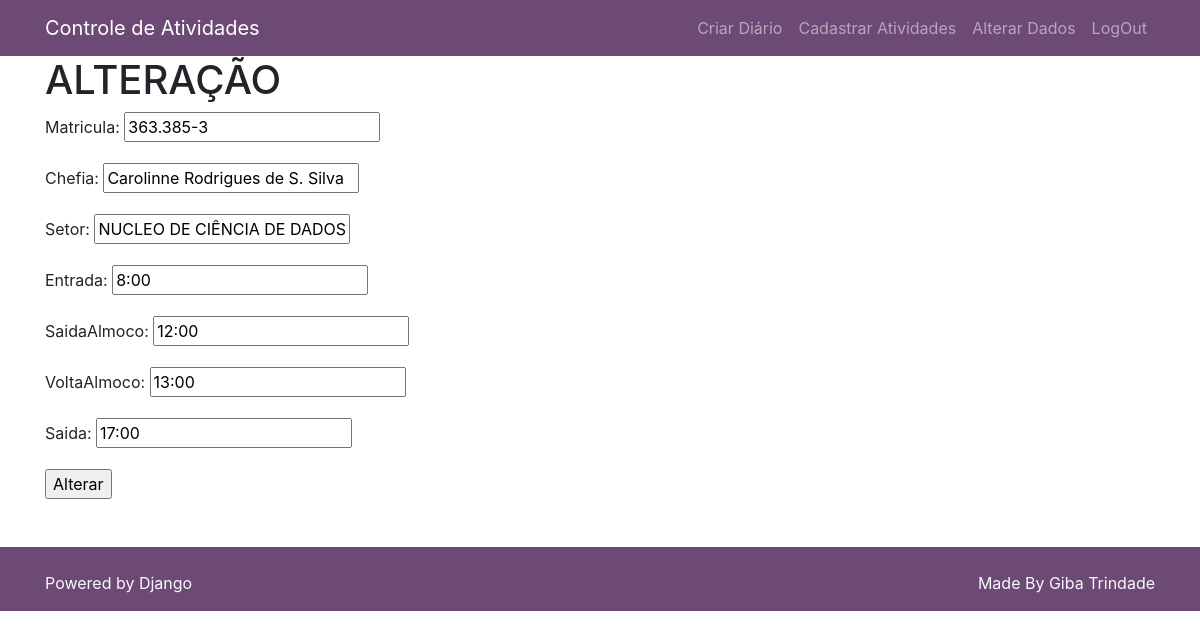
The page /accounts/update/2 on the database its author committed.
### accounts/models.py (models this page shows)
class User(AbstractUser):
    nome = models.CharField(default='***', max_length=100)
    sobrenome = models.CharField(default='***', max_length=100)
    matricula = models.CharField(default='***', max_length=9)
    chefia = models.CharField(default='***', max_length=100)
    setor = models.CharField(default='***', max_length=100)
    email = models.EmailField(default='a@b.com', null=False, blank=False)
    usuario = models.CharField(default='***', max_length=100)
    entrada = models.CharField(default='***', max_length=100)
    saidaAlmoco = models.CharField(default='***', max_length=100)
    voltaAlmoco = models.CharField(default='***', max_length=100)
    saida = models.CharField(default='***', max_length=100)

### accounts/views.py (the view)
# urls.py: path('update/<int:pk>', UserUpdateView.as_view(), name='update'),
class UserUpdateView(UpdateView):
    model = User
    form_class = FormUpdateUser
    template_name = 'update_user.html'
    success_url = '/'

### accounts/forms.py
class FormUpdateUser(ModelForm):
    class Meta:
        model = User
        fields = ('matricula', 'chefia', 'setor', 'entrada',
                  'saidaAlmoco', 'voltaAlmoco', 'saida')

### accounts/templates/update_user.html
{% extends 'base.html' %}
{% block content %}
<h1 calss="mt-3 mb-3">ALTERAÇÃO</h1>
    <form method="post">{% csrf_token %}
        {{ form.as_p }}
        <input type="submit" value="Alterar">
    </form>
{% endblock %}

### rows shown on the page
User: matricula "363.385-3", chefia "Carolinne Rodrigues de S. Silva", setor "NUCLEO DE CIÊNCIA DE DADOS", entrada "8:00", saidaAlmoco "12:00", voltaAlmoco "13:00", saida "17:00"
